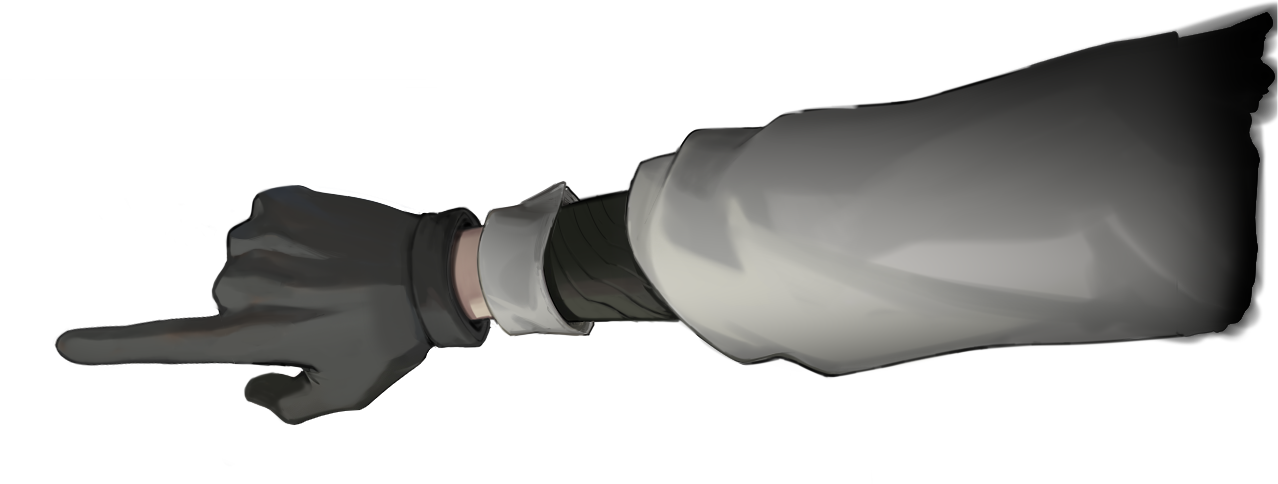
#> input picture AlchemyStars/images/characters/_hand_backup_horizontal/AlchemyStars_hand_point.png, 1278 x 484 px
$ python fix_hand_textures.py
#> lines starting #> are read from the running program, lines starting #| are printed output that depends on the picture
# 将空裔多人手图从横向（指左）重排为原版竖向（指上）422x1200，并对齐指向锚点 (163, 10)。
from __future__ import annotations

import shutil
from pathlib import Path

from PIL import Image

SRC_DIR = Path(__file__).resolve().parents[1] / "AlchemyStars" / "images" / "characters"
BACKUP_DIR = SRC_DIR / "_hand_backup_horizontal"

NAMES = [
    "AlchemyStars_hand_point.png",
    "AlchemyStars_hand_rock.png",
    "AlchemyStars_hand_paper.png",
    "AlchemyStars_hand_scissors.png",
]

CANVAS = (422, 1200)
PIVOT_X = 163
ALPHA_CUTOFF = 16
# 宽度必须留出把指尖放到 x=163 的空间（原版内容宽约 280–330）。
TARGET_CONTENT_WIDTH = 300
TARGET_CONTENT_HEIGHT = 1100


def opaque_bbox(im: Image.Image, cutoff: int = ALPHA_CUTOFF) -> tuple[int, int, int, int] | None:
    pixels = im.load()
    width, height = im.size
    left, top, right, bottom = width, height, -1, -1
    for y in range(height):
        for x in range(width):
            if pixels[x, y][3] > cutoff:
                if x < left:
                    left = x
                if y < top:
                    top = y
                if x > right:
                    right = x
                if y > bottom:
                    bottom = y
    if right < 0:
        return None
    return left, top, right + 1, bottom + 1


def top_mid_x(im: Image.Image, cutoff: int = ALPHA_CUTOFF) -> tuple[int, float]:
    pixels = im.load()
    for y in range(im.height):
        xs = [x for x in range(im.width) if pixels[x, y][3] > cutoff]
        if xs:
            return y, sum(xs) / len(xs)
    return 0, im.width / 2


def main() -> None:
    BACKUP_DIR.mkdir(exist_ok=True)

    for name in NAMES:
        src = SRC_DIR / name
        bak = BACKUP_DIR / name
        if not bak.exists():
            shutil.copy2(src, bak)

        im = Image.open(bak).convert("RGBA")
#> im is the input picture: PIL image 1278x484 RGBA; mean R, G, B, A 37.5, 37.3, 36.2, 99.3
        # 原图手指朝左 → 顺时针 90° 后手指朝上。
        im = im.rotate(-90, expand=True)
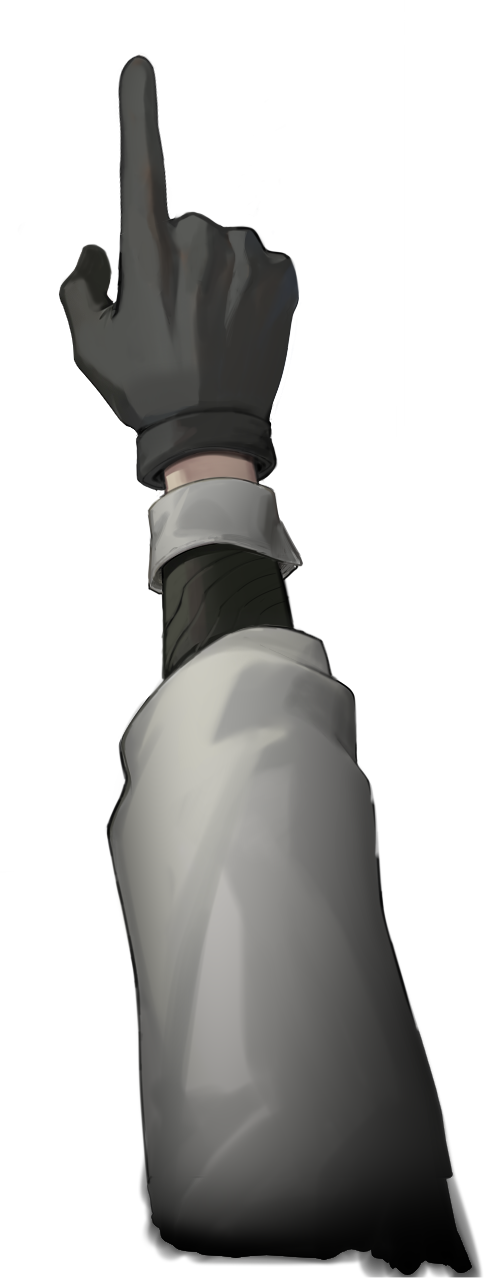
#> im: PIL image 484x1278 RGBA; mean R, G, B, A 37.5, 37.3, 36.2, 99.3; transparent parts drawn white

        bbox = opaque_bbox(im)
#> bbox = (59, 54, 482, 1278)
        if bbox is None:
            raise RuntimeError(f"empty alpha: {name}")
        im = im.crop(bbox)
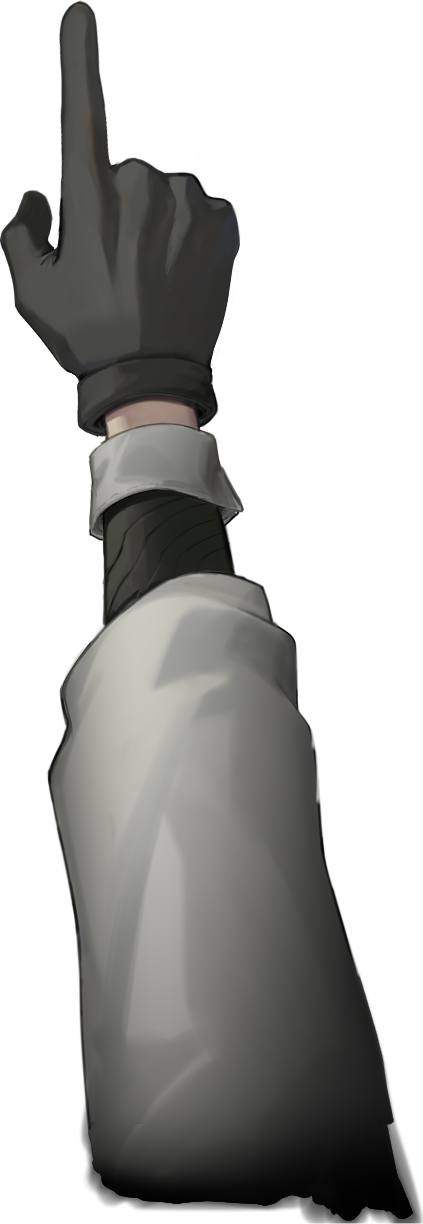
#> im: PIL image 423x1224 RGBA; mean R, G, B, A 44.8, 44.5, 43.3, 118.7; transparent parts drawn white

        scale = min(TARGET_CONTENT_WIDTH / im.width, TARGET_CONTENT_HEIGHT / im.height)
#> scale = 0.709
        new_w = max(1, int(round(im.width * scale)))
#> new_w = 300
        new_h = max(1, int(round(im.height * scale)))
#> new_h = 868
        im = im.resize((new_w, new_h), Image.Resampling.LANCZOS)
#> im: PIL image 300x868 RGBA

        # 缩放后可能重新出现半透明边缘，再裁一次。
        bbox = opaque_bbox(im)
#> bbox = (0, 0, 300, 868)
        if bbox is None:
            raise RuntimeError(f"empty after resize: {name}")
        im = im.crop(bbox)

        top_y, mid_x = top_mid_x(im)
#> the loop in top_mid_x, `for y in range(im.height):` made 1 pass
#> xs on pass 1: [56, 57]
#> top_y = 0; mid_x = 56.5
        target_top_y = 12 if "point" in name else 140
        paste_x = int(round(PIVOT_X - mid_x))
#> paste_x = 106
        paste_y = int(round(target_top_y - top_y))
#> paste_y = 12
        paste_x = max(0, min(paste_x, CANVAS[0] - im.width))
        paste_y = max(0, min(paste_y, CANVAS[1] - im.height))

        canvas = Image.new("RGBA", CANVAS, (0, 0, 0, 0))
#> canvas: PIL image 422x1200 RGBA; every value is 0
        canvas.alpha_composite(im, (paste_x, paste_y))
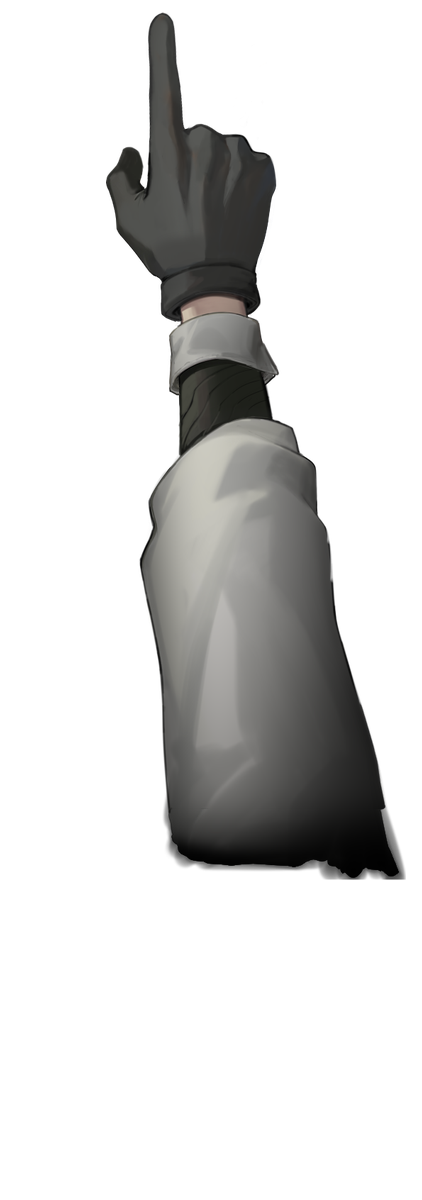
#> canvas: PIL image 422x1200 RGBA; mean R, G, B, A 22.9, 22.8, 22.1, 61; transparent parts drawn white
        canvas.save(src)

        verify_y, verify_x = top_mid_x(canvas)
#> the loop in top_mid_x, `for y in range(im.height):` made 13 passes
#> xs on pass 13: [162, 163]
#> verify_y = 12; verify_x = 162.5
        print(
            f"{name}: content={im.size} paste=({paste_x},{paste_y}) "
            f"top=({verify_x:.1f},{verify_y})"
        )
#| AlchemyStars_hand_point.png: content=(300, 868) paste=(106,12) top=(162.5,12)
#> pass 2 of the loop in main, `for name in NAMES:`:
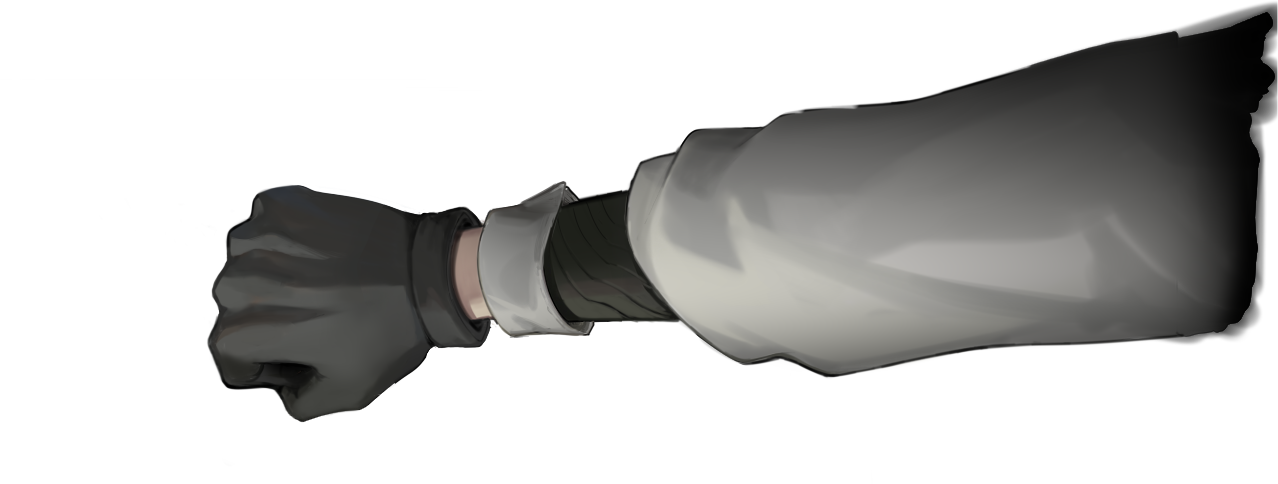
#> input picture AlchemyStars/images/characters/_hand_backup_horizontal/AlchemyStars_hand_rock.png, 1278 x 484 px
#> in main, im is the input picture: PIL image 1278x484 RGBA; mean R, G, B, A 36.6, 36.4, 35.4, 97
#> in main, `bbox = opaque_bbox(im)`: bbox = (62, 207, 482, 1278)
#> in main, `im = im.crop(bbox)`:
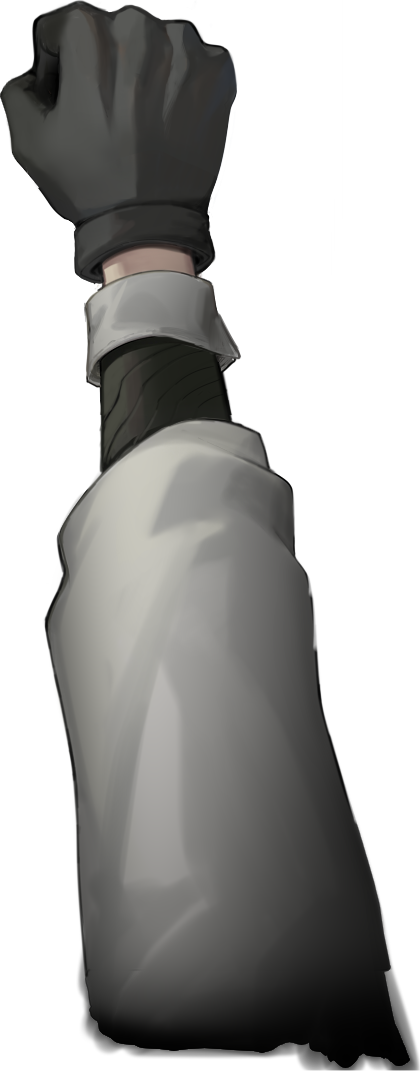
#> im: PIL image 420x1071 RGBA; mean R, G, B, A 50.2, 49.9, 48.5, 133.4; transparent parts drawn white
#> in main, `bbox = opaque_bbox(im)`: bbox = (0, 0, 300, 765)
#> the loop in top_mid_x, `for y in range(im.height):` made 1 pass
#> xs on pass 1: [53, 54, 55, 56, 57, 58, 59]
#> mid_x = 56
#> paste_x = 107
#> paste_y = 140
#> in main, `canvas.alpha_composite(im, (paste_x, paste_y))`:
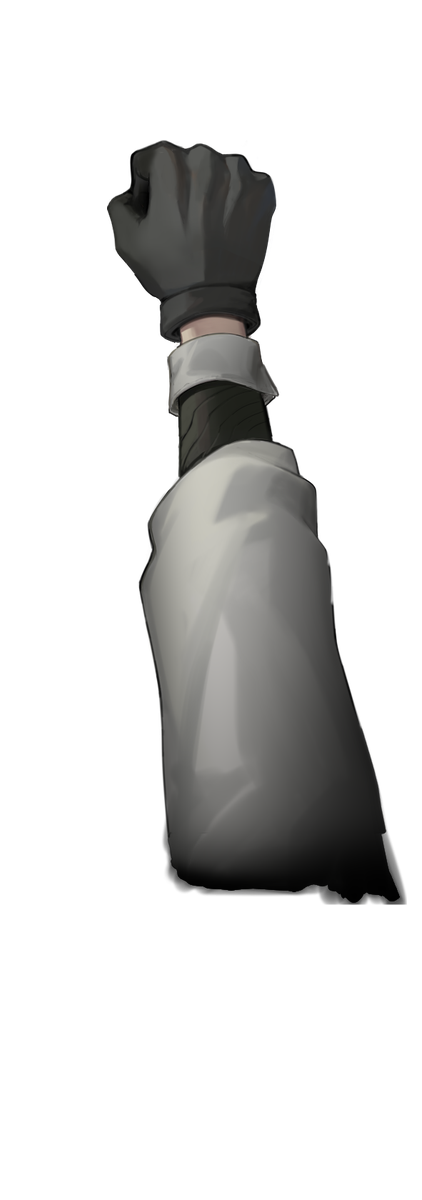
#> canvas: PIL image 422x1200 RGBA; mean R, G, B, A 22.7, 22.6, 22, 60.5; transparent parts drawn white
#> verify_x = 163
#| AlchemyStars_hand_rock.png: content=(300, 765) paste=(107,140) top=(163.0,140)
#> pass 3 of the loop in main, `for name in NAMES:`:
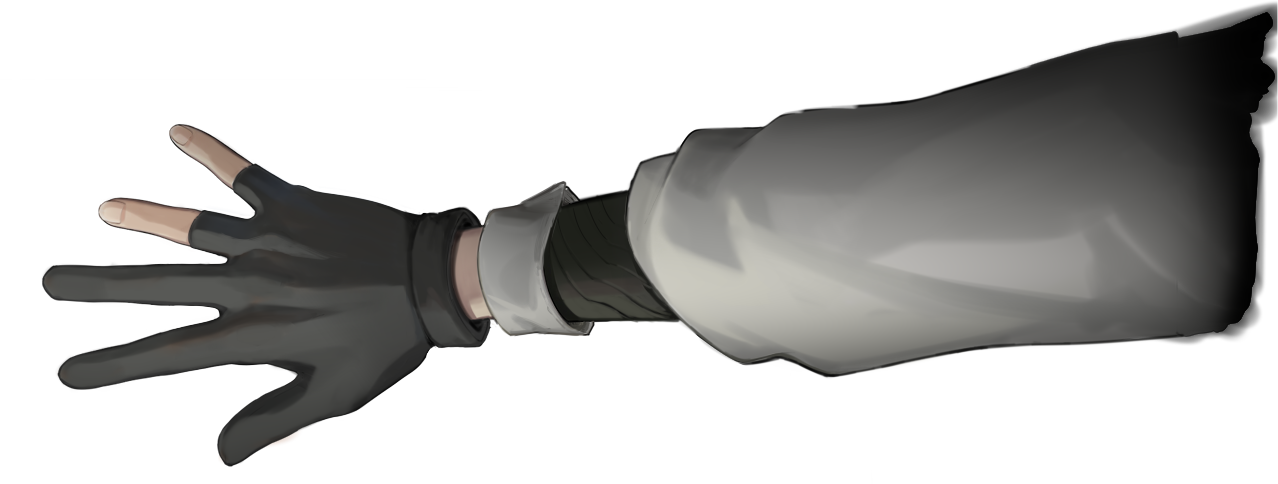
#> input picture AlchemyStars/images/characters/_hand_backup_horizontal/AlchemyStars_hand_paper.png, 1278 x 484 px
#> in main, im is the input picture: PIL image 1278x484 RGBA; mean R, G, B, A 40.2, 39.8, 38.6, 106.3
#> in main, `bbox = opaque_bbox(im)`: bbox = (17, 42, 482, 1278)
#> in main, `im = im.crop(bbox)`:
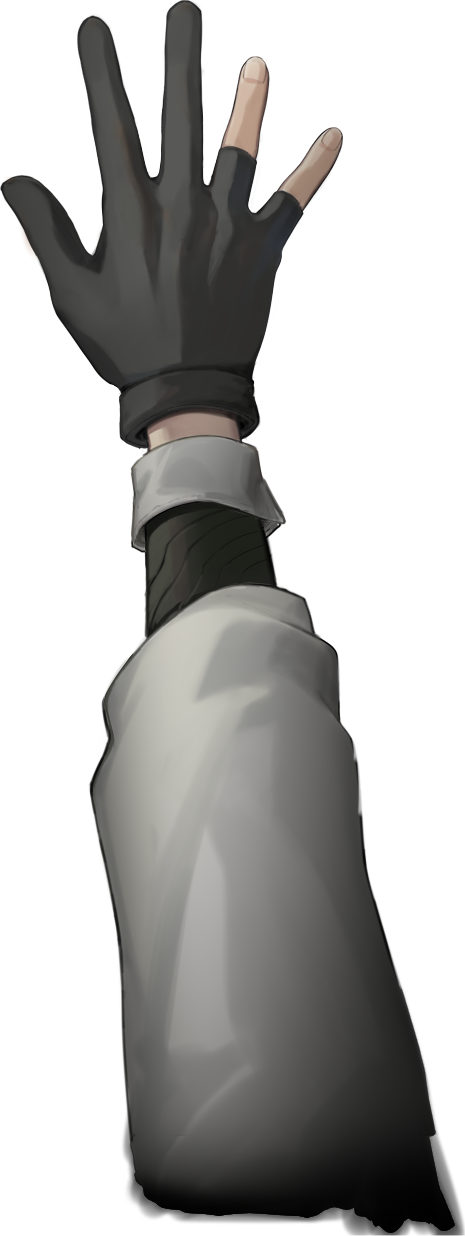
#> im: PIL image 465x1236 RGBA; mean R, G, B, A 43.3, 42.8, 41.5, 114.4; transparent parts drawn white
#> in main, `bbox = opaque_bbox(im)`: bbox = (0, 0, 300, 797)
#> the loop in top_mid_x, `for y in range(im.height):` made 1 pass
#> xs on pass 1: [115, 116, 117, 118, 119, 120, 121, 122]
#> mid_x = 118.5
#> paste_x = 44
#> in main, `canvas.alpha_composite(im, (paste_x, paste_y))`:
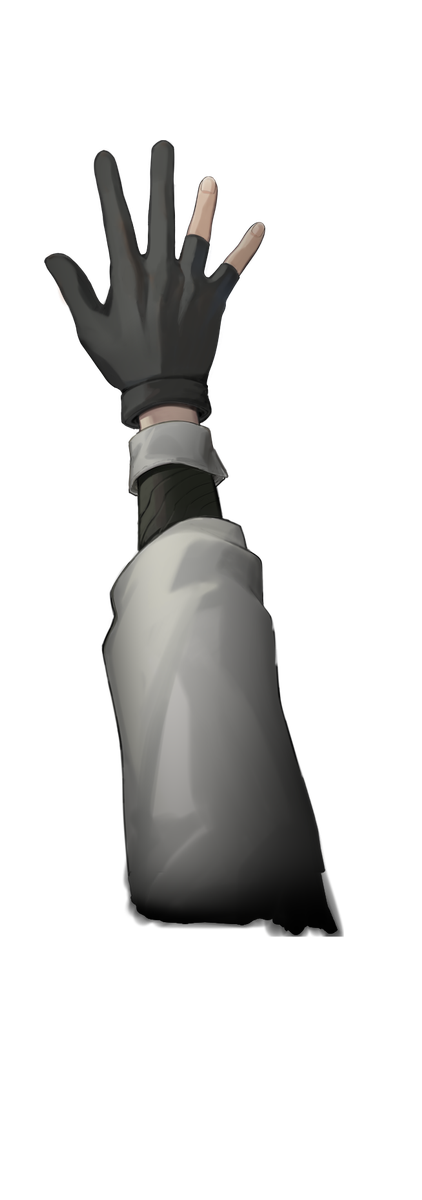
#> canvas: PIL image 422x1200 RGBA; mean R, G, B, A 20.3, 20.1, 19.5, 54; transparent parts drawn white
#> verify_x = 162.5
#| AlchemyStars_hand_paper.png: content=(300, 797) paste=(44,140) top=(162.5,140)
#> the loop made 4 passes; the first 3 are shown

    print("done. backups:", BACKUP_DIR)


if __name__ == "__main__":
    main()
